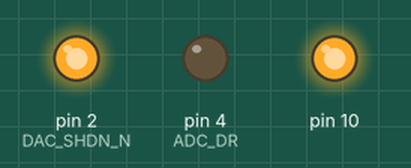
Simulated run of this sketch. Board: Arduino Uno, built with avr-gcc and run on an emulated ATmega328P. Shown: output pins drawn as LEDs (lit = HIGH). Pins used as bus, display or sensor lines are not drawn; what the sketch prints to the serial monitor is not drawn.

Above: at 0.1 s.
Timing chart, 0 to 1.6 s (numbered marks = the images above):
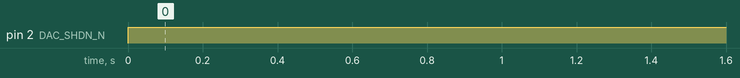

The sketch:

test_mcp3901.ino
```cpp
/*
http://arduino.cc/en/Tutorial/SPIDigitalPot
http://www.arduino.cc/en/Tutorial/BarometricPressureSensor
  Digital Pot Control

  This example controls an Analog Devices AD5206 digital potentiometer.
  The AD5206 has 6 potentiometer channels. Each channel's pins are labeled
  A - connect this to voltage
  W - this is the pot's wiper, which changes when you set it
  B - connect this to ground.

 The AD5206 is SPI-compatible,and to command it, you send two bytes,
 one with the channel number (0 - 5) and one with the resistance value for the
 channel (0 - 255).

 The circuit:
  * All A pins  of AD5206 connected to +5V
  * All B pins of AD5206 connected to ground
  * An LED and a 220-ohm resisor in series connected from each W pin to ground
  * CS - to digital pin 10  (SS pin)
  * SDI - to digital pin 11 (MOSI pin)
  * CLK - to digital pin 13 (SCK pin)

 created 10 Aug 2010
 by Tom Igoe

 Thanks to Heather Dewey-Hagborg for the original tutorial, 2005

*/


// inslude the SPI library:
#include <SPI.h>


// MOSI 11, MISO 12, SCK 13 : defaults
const int DAC_CS_N = 7;
const int DAC_SHDN_N = 2;

const int ADC_CS_N = 8;
const int ADC_DR = 4;
const int ADC_RESET = 5;
//const int ledPin = 13; // can't use 13 SPI use 13 for SCK by default  http://arduino.cc/en/Reference/SPI

void setup() {
  pinMode (DAC_CS_N, OUTPUT);
  pinMode (DAC_SHDN_N, OUTPUT);

  pinMode (ADC_CS_N, OUTPUT);
  pinMode (ADC_DR, OUTPUT);
  pinMode (ADC_RESET, OUTPUT);
//  pinMode (13, OUTPUT);  // can't use 13 SPI use 13 for SCK by default  http://arduino.cc/en/Reference/SPI


  //change spi clockspeed
  //SPI.setClockDivider(SPI_CLOCK_DIV128); // used for slower scopes/logic analyzers

  SPI.setDataMode(SPI_MODE0);
  SPI.setBitOrder(MSBFIRST);

  // initialize SPI:
  SPI.begin();

  // for debugging
  Serial.begin(9600);
  while (!Serial) {
    ; // wait for serial port to connect. Needed for Leonardo only
  }
}

void loop() {
  digitalWrite(DAC_SHDN_N,HIGH);
  digitalWrite(DAC_CS_N,HIGH);

  digitalWrite(ADC_RESET, HIGH);
  digitalWrite(ADC_CS_N,HIGH);


  mcp3901Reset();

  delay(1000);

  mcp3901ReadRegister(0x0A, 2);

  delay(3000);

  mcp3901ReadRegister(0x0B, 2);

  delay(5000);
}

void mcp3901Reset() {
  digitalWrite(ADC_CS_N,LOW);
  //  send in the address and value via SPI:
//  SPI.transfer(value);

  SPI.transfer(0b00011000);
  SPI.transfer(0b11000000);

  //SPI.transfer(0b00000000);
  //SPI.transfer(0b00000000);

  //SPI.transfer(0b11110001);
  //SPI.transfer(0b11110000);

  // take the SS pin high to de-select the chip:
  digitalWrite(ADC_CS_N,HIGH);
}

unsigned int mcp3901ReadRegister(byte thisRegister, int bytesToRead ) {
  byte inByte = 0;           // incoming byte from the SPI
  unsigned int result = 0;   // result to return
  //Serial.print(thisRegister, BIN);
  //Serial.print("\t");
  // SCP1000 expects the register name in the upper 6 bits
  // of the byte. So shift the bits left by two bits:
  thisRegister = thisRegister << 1;
  // now combine the address and the command into one byte
  //byte dataToSend = thisRegister & READ;
  byte dataToSend = thisRegister |  B00000001;  //read is B0...1, write is B0...0
  Serial.println("mcp3901ReadRegister dataToSend");
  Serial.println(dataToSend, BIN);
  // take the chip select low to select the device:
  digitalWrite(ADC_CS_N, LOW);
  // send the device the register you want to read:
  SPI.transfer(dataToSend);
  // send a value of 0 to read the first byte returned:
  result = SPI.transfer(0x00);
  // decrement the number of bytes left to read:
  bytesToRead--;
  // if you still have another byte to read:
  if (bytesToRead > 0) {
    //Serial.println("mcp3901ReadRegister result");
    //Serial.println(result, BIN);

    // shift the first byte left, then get the second byte:
    result = result << 8;
    inByte = SPI.transfer(0x00);
    //Serial.println("mcp3901ReadRegister inByte");
    //Serial.println(inByte, BIN);
    // combine the byte you just got with the previous one:
    result = result | inByte;
    // decrement the number of bytes left to read:
    bytesToRead--;
  }
  // take the chip select high to de-select:
  digitalWrite(ADC_CS_N, HIGH);


  Serial.println("mcp3901ReadRegister final");
  Serial.println(result, BIN);
  // return the result:
  return(result);
}


void mcp4801Write(int value) {
/*
  int wr_enabled = 0;
  int gain = 1;
  int shdn = 1;
  in command =0;
  int MSB = 0;
  int LSB = 0;

  command = (wr_enable << 15) || (gain << 13) || (shdn << 12) || (value << 4)
  MSB = ((command && 0xFF00) >> 8);
  LSB = (command && 0x00FF);
*/


  int preamble = 3;  // 0011
  int shiftedPreamble = preamble << 12;
  int shiftedValue = value << 4;
  int fullValue = shiftedPreamble | shiftedValue;
  Serial.print("Full: ");
  Serial.println(fullValue, BIN);

  int MSB = fullValue >> 8;
  int LSB = fullValue & 255;
  Serial.print(" MSB: ");
  Serial.println(MSB, BIN);
  Serial.print(" LSB: ");
  Serial.println(LSB, BIN);

  // take the SS pin low to select the chip:
  digitalWrite(ADC_CS_N,LOW);
  delay(1000);
  //  send in the address and value via SPI:
//  SPI.transfer(value);
  SPI.transfer(MSB);
  SPI.transfer(LSB);
  // take the SS pin high to de-select the chip:
  digitalWrite(ADC_CS_N,HIGH);
}
```

Measured:
- by itself, pin 2 (DAC_SHDN_N): LOW → HIGH at 0.00 s
